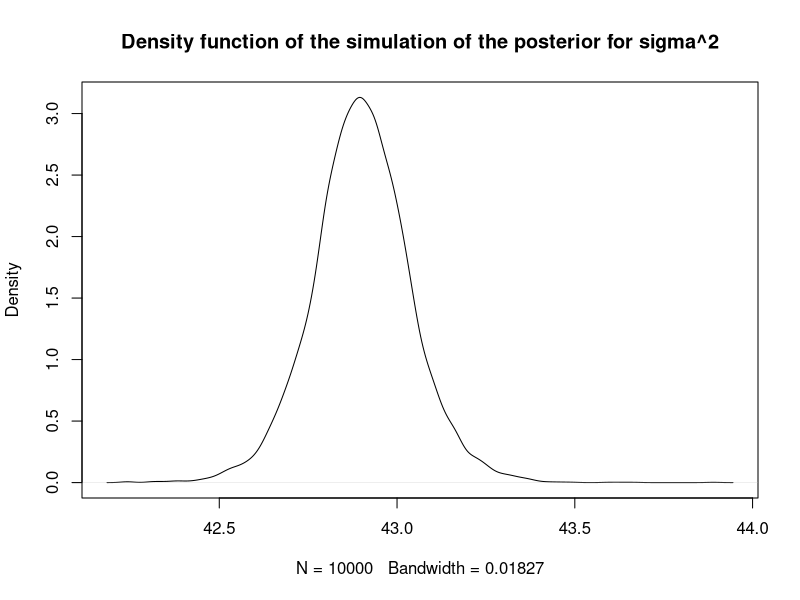

Write the R code that produced this figure.
## Assignment 2: Assume that you have asked 10 randomly selected persons about their monthly 
## income(inthousandsSwedishKrona)andobtainedthefollowingtenobservations: 44, 25, 45, 52, 30, 63, 19, 50, 34 and 67.
## A common model for non-negative continuous variables is the log-normal distribution. The log-normal distribution 
## log(N(my, sigma^2)) has density function ... for y > 0, my > 0 and sigma > 0. The log-normal distribution is
## related to the normal distribution as follows: if y ~ log N(my, sigma^2) then log y ~ N(my, sigma^2). Let
## y1,...,yn given my and simga^2 ~ log N(my, sigma^2), where my=3.7 is assumed to be known but sigma^2 is unknown
## with noninformative prior p(sigma^2) is proportional to 1/sigma^2. The posterior for sigma^2 is the Inv - 
## chitwo distribution with X(n, thao^2) distribution, where thao^2=sum((log(yi)-my)^2)/n.

## a) Simulate 10 000 draws from the posterior of sigma^2 (assuming my=3.7) and compare with the theoretical 
## with the theoretical Inv - chitwo distribution with X(n, thao^2) posterior distribution.

x=c(44, 25, 45, 52, 30, 63, 19, 50, 34, 67)
n=length(x)
my=3.7

#Function for calculating thao^2
calcThao = function(data, my, n) {
  return(sum((log(data)-my)^2)/n)
}

thaosq=calcThao(x, my, n)
thetaVector=c()
for(i in 1:10000) {
  drawX=rchisq(1, n-1)
  sigmasq=(n-1)*thaosq/drawX
  thetaVector=c(thetaVector, rnorm(1, mean(x), sqrt(sigmasq/n)))
}
plot(density(thetaVector), main="Density function of the simulation of the posterior for sigma^2")



